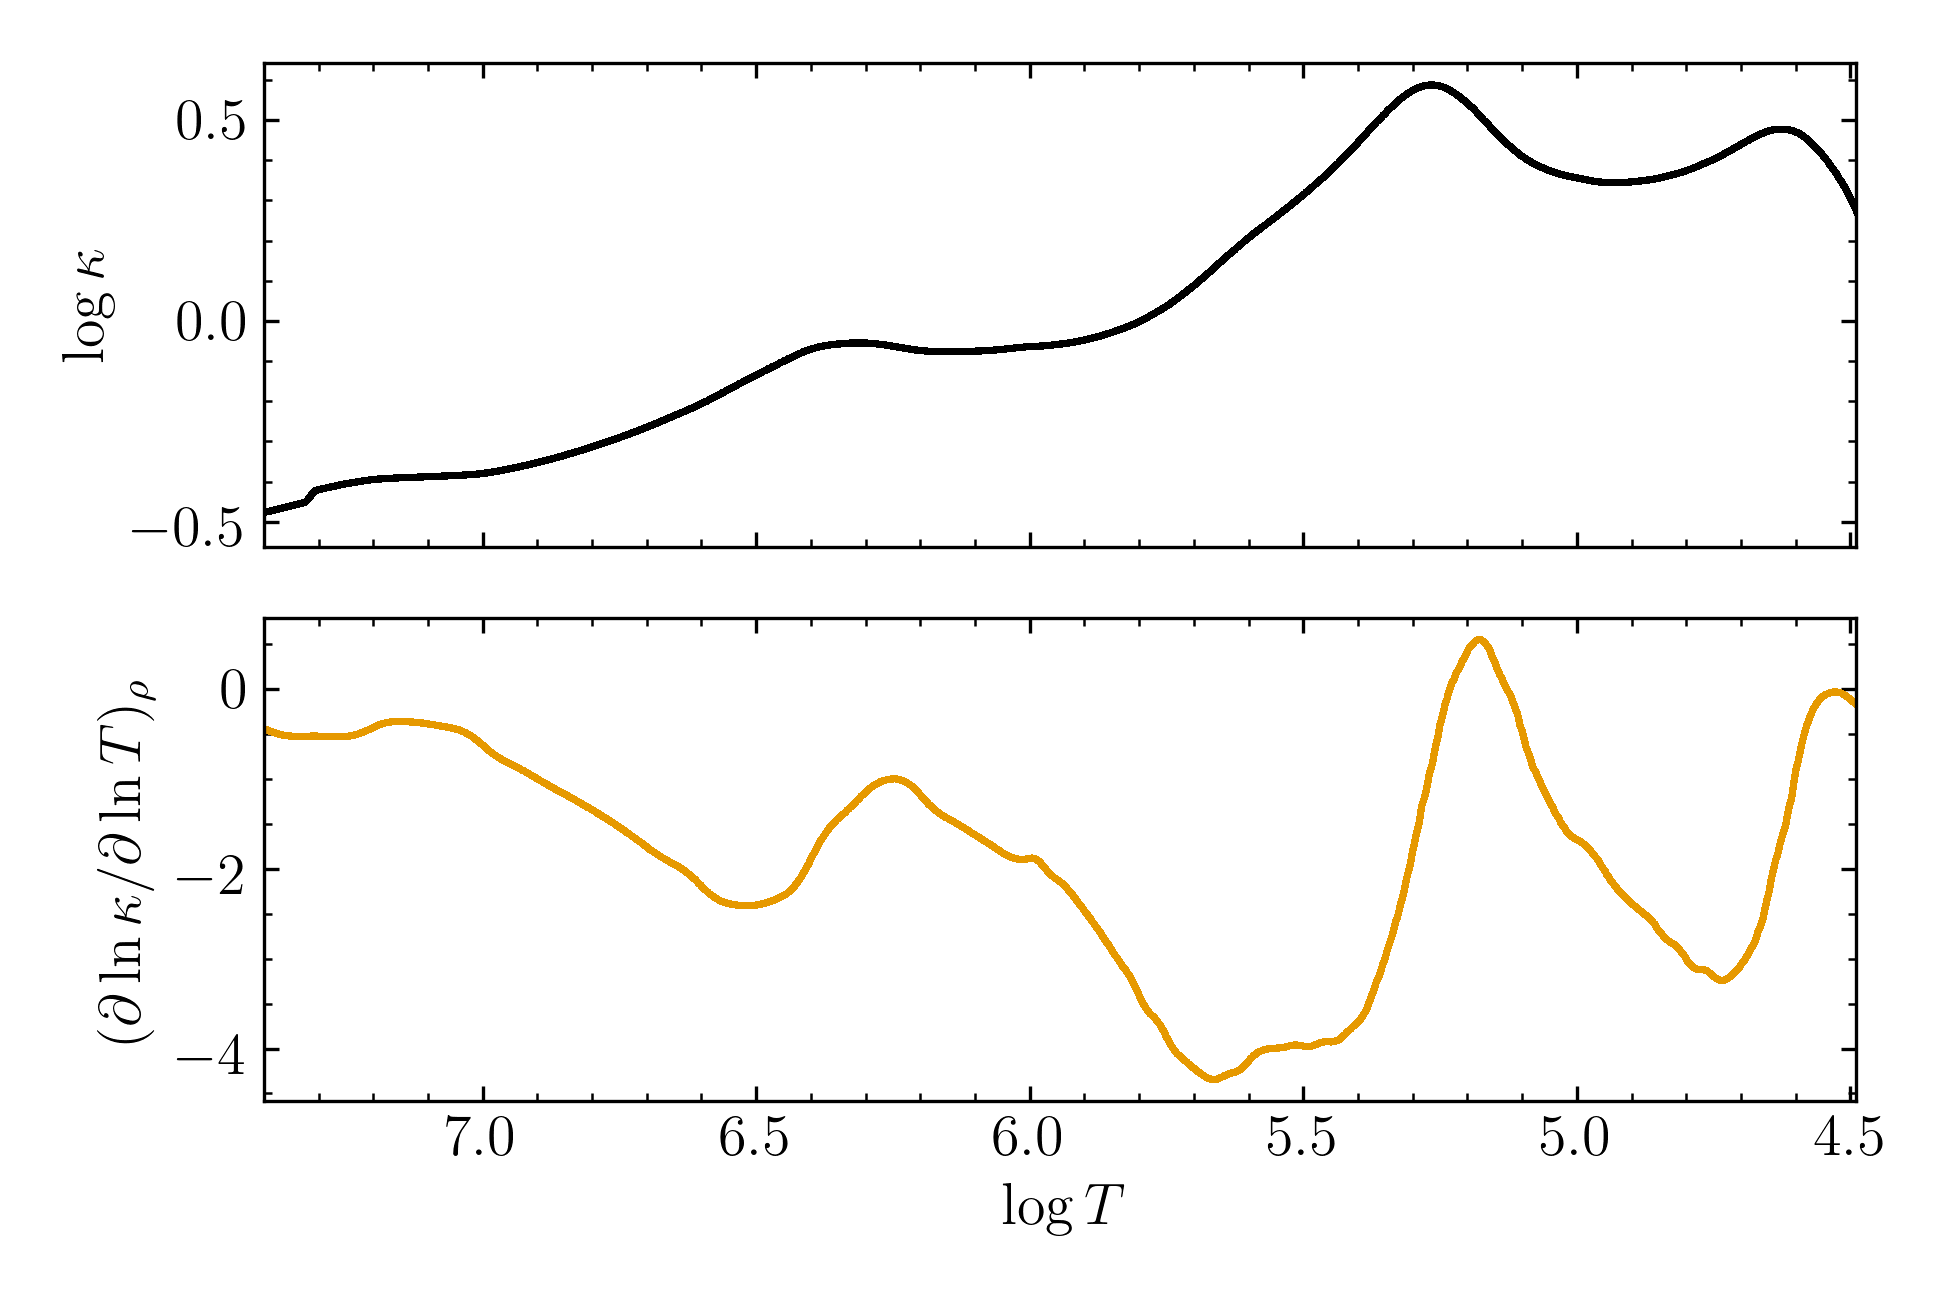

Reproduce this figure in Python.
#!/usr/bin/env python

import numpy as np
import matplotlib.pyplot as plt
import matplotlib.ticker as plticker
import scipy.interpolate as ip

from mesa import *
from colors import *

plt.style.use('web.mplstyle')

# Read data

data_g, data_p = read_mesa_profile('profile3.data')

# Interpolate opacity data onto radius grid

r = data_p['radius']
r_mid = data_p['rmid']

kap_mid = data_p['opacity']
kapT = data_p['dkap_dlnT_face']
kapd = data_p['dkap_dlnrho_face']

kapi = ip.interp1d(r_mid, kap_mid, kind='linear', fill_value='extrapolate')

kap = kapi(r)

logT = data_p['logT']

# Plot

fig, ax = plt.subplots(2, sharex=True)

ax[0].plot(logT, np.log10(kap), color=BLACK)
ax[1].plot(logT, kapT/kap, color=ORANGE)
#ax[2].plot(logT, kapd/kap, color=SKY_BLUE)

ax[1].set_xlim(7.4, 4.49)

ax[1].set_xlabel(r'$\log T$')

ax[0].set_ylabel(r'$\log \kappa$')
ax[1].set_ylabel(r'$(\partial \ln \kappa/\partial \ln T)_{\rho}$')
#ax[2].set_ylabel(r'$(\partial \ln \kappa/\partial \ln \rho)_{T}$')

#ax.xaxis.set_major_locator(plticker.MultipleLocator(0.5))
#ax.yaxis.set_major_locator(plticker.MultipleLocator(50))

fig.tight_layout()
fig.savefig('fig_opacity.png')
